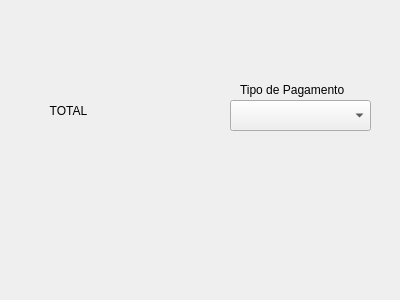
<?xml version="1.0" encoding="UTF-8"?>
<ui version="4.0">
 <class>window_pagamento</class>
 <widget class="QDialog" name="window_pagamento">
  <property name="geometry">
   <rect>
    <x>0</x>
    <y>0</y>
    <width>400</width>
    <height>300</height>
   </rect>
  </property>
  <property name="windowTitle">
   <string>Dialog</string>
  </property>
  <widget class="QComboBox" name="cb_tipoPagamento">
   <property name="geometry">
    <rect>
     <x>230</x>
     <y>100</y>
     <width>141</width>
     <height>31</height>
    </rect>
   </property>
  </widget>
  <widget class="QLabel" name="label">
   <property name="geometry">
    <rect>
     <x>20</x>
     <y>90</y>
     <width>101</width>
     <height>41</height>
    </rect>
   </property>
   <property name="styleSheet">
    <string notr="true">
font-color-size:14pt;
border:none;
border-radius:10px;</string>
   </property>
   <property name="text">
    <string>         TOTAL</string>
   </property>
  </widget>
  <widget class="QLabel" name="lb_totalTipoPagamento">
   <property name="geometry">
    <rect>
     <x>130</x>
     <y>110</y>
     <width>58</width>
     <height>16</height>
    </rect>
   </property>
   <property name="text">
    <string/>
   </property>
  </widget>
  <widget class="QLabel" name="label_2">
   <property name="geometry">
    <rect>
     <x>240</x>
     <y>79</y>
     <width>111</width>
     <height>21</height>
    </rect>
   </property>
   <property name="text">
    <string>Tipo de Pagamento</string>
   </property>
  </widget>
 </widget>
 <resources/>
 <connections/>
</ui>
